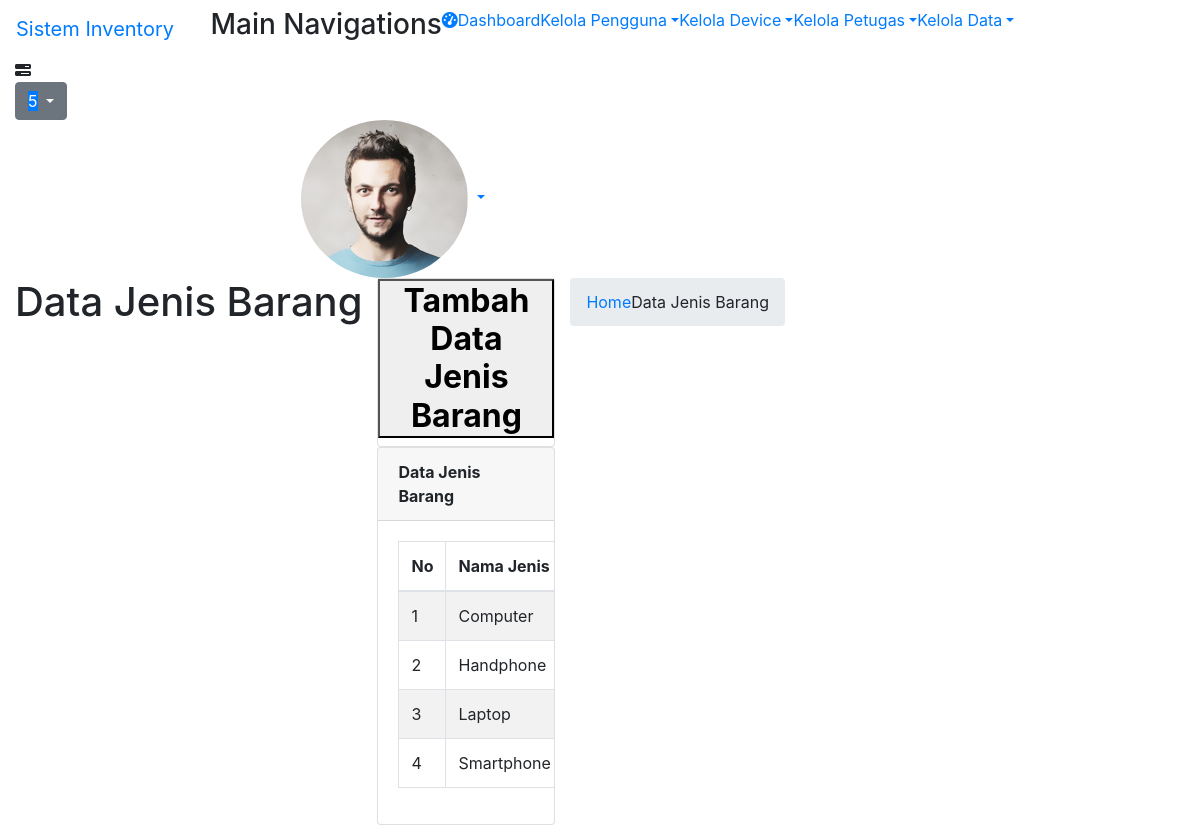
/tampil-data-jenis.php (signed in), run on the app's committed database.
### tables this page shows
CREATE TABLE `tb_jenis` (
  `id_jenis` char(25) NOT NULL,
  `nama_jenis` varchar(100) DEFAULT NULL
);

### tampil-data-jenis.php (the view, shortened to what this page needs)
<?php
require 'config.php';
$cek_username = $_SESSION["username"];
$check_identitas = mysqli_query($conn, "SELECT username, jabatan FROM tb_pengguna WHERE username = '$cek_username'");
$data_identitas = mysqli_fetch_assoc($check_identitas);
$identitas_jabatan = $data_identitas['jabatan'];
$cek_jabatan = $_SESSION['jabatan'];
if($cek_jabatan == "admin" AND $identitas_jabatan == "admin" OR $cek_jabatan == "supervisor" AND $identitas_jabatan == "supervisor" OR $cek_jabatan == "petugas" AND $identitas_jabatan == "petugas"){
    include 'header.php';
?>
    <div class="breadcrumbs">
        <div class="col-sm-4">
            <div class="page-header float-left">
                <div class="page-title">
                    <h1>Data Jenis Barang</h1>
                </div>
            </div>
        </div>
		<div class="col-sm-8">
			<div class="page-header float-right">
				<div class="page-title">
					<ol class="breadcrumb text-right">
						<li class="breadcrumb-item"><a href="index.php">Home</a></li>
                        <li class="active">Data Jenis Barang</li>
                    </ol>
                </div>
            </div>
        </div>
    </div>
	<div class="content mt-3">
        <div class="animated fadeIn">
            <div class="row">
                <div class="col-lg-12">
                    <div class="card">
                        <div class="accordion accordion-flush" id="accordionFlushExample">
                            <div class="accordion-item">
                                <h2 class="accordion-header" id="flush-headingOne">
                                    <button class="accordion-button collapsed" type="button" data-bs-toggle="collapse" data-bs-target="#flush-collapseOne" aria-expanded="false" aria-controls="flush-collapseOne">
                                        <strong class="card-title">Tambah Data Jenis Barang</strong>
                                    </button>
                                </h2>
                            </div>
                        </div>
                    </div>
                </div>
                <div class="col-lg-12">
                    <div class="card">
                        <div class="card-header">
                            <strong class="card-title">Data Jenis Barang</strong>
                        </div>
                        <div class="card-body table-responsive">
                            <table id="bootstrap-data-table-export" class="table table-striped table-bordered">
                                <thead>
                                    <tr>
                                        <th>No</th>
                                        <th>Nama Jenis</th>
                                    </tr>
                                </thead>
                                <tbody>
                                    <?php
                                        $check_data_master = mysqli_query($conn, "SELECT * FROM tb_jenis ORDER BY nama_jenis");
                                        $no = 1;
                                        while($data_master = mysqli_fetch_assoc($check_data_master)) {
                                    ?>
                                    <tr>
                                        <td><?php echo $no++; ?></td>
                                        <td><?php echo $data_master['nama_jenis']; ?></td>
                                    </tr>
                                    <?php
                                        }
                                    ?>
                                </tbody>
                            </table>
                        </div>
                    </div>
                </div>
            </div>
        </div>
    </div>
</body>
<?php
    } else {
        header("location: ".$base_link."page-logout.php");
    }
?>

### data on the page
tb_jenis: nama_jenis "Computer"
tb_jenis: nama_jenis "Handphone"
tb_jenis: nama_jenis "Laptop"
tb_jenis: nama_jenis "Smartphone"

### other printed values
$base_name "Sistem Inventory"
$count_login_history "5"
